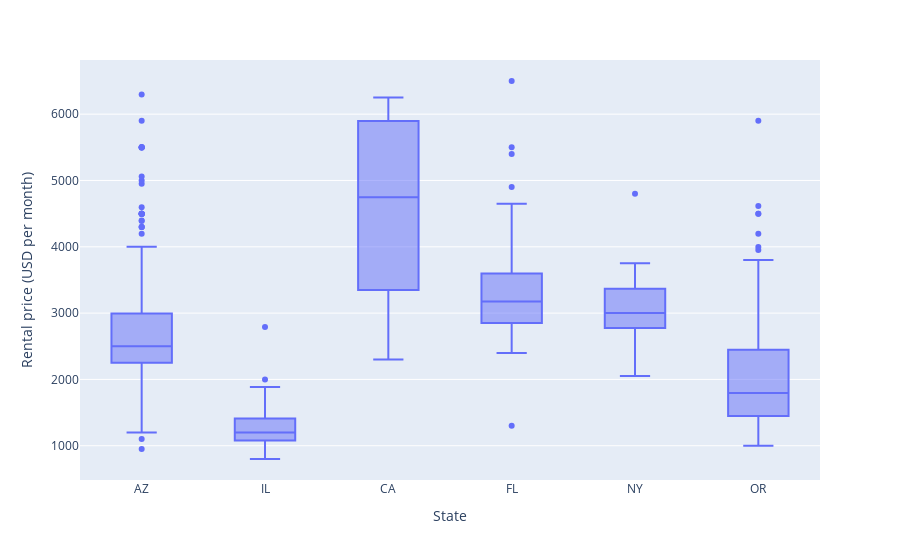

The code cell stored with this chart in its notebook:
### Code cell
# plot the distribution of the target variable price for different states by plotly
import plotly.express as px
fig = px.box(rental_df, x="State", y="Rental price (USD per month)")
fig.show()

### Figure 1 — Plotly figure (JSON) as saved in the notebook; plotly's stock layout.template omitted (floating-point values rounded to 4 significant figures; data arrays with more than 128 entries replaced by an {"elided": "..."} marker saying what was removed)
{"data": [{"alignmentgroup": "True", "hovertemplate": "State=%{x}<br>Rental price (USD per month)=%{y}<extra></extra>", "legendgroup": "", "marker": {"color": "#636efa"}, "name": "", "notched": false, "offsetgroup": "", "orientation": "v", "showlegend": false, "type": "box", "x": {"elided": "721 str values"}, "x0": " ", "xaxis": "x", "y": {"elided": "721 int values"}, "y0": " ", "yaxis": "y"}], "layout": {"boxmode": "group", "legend": {"tracegroupgap": 0}, "margin": {"t": 60}, "xaxis": {"anchor": "y", "domain": [0, 1], "title": {"text": "State"}}, "yaxis": {"anchor": "x", "domain": [0, 1], "title": {"text": "Rental price (USD per month)"}}}}
